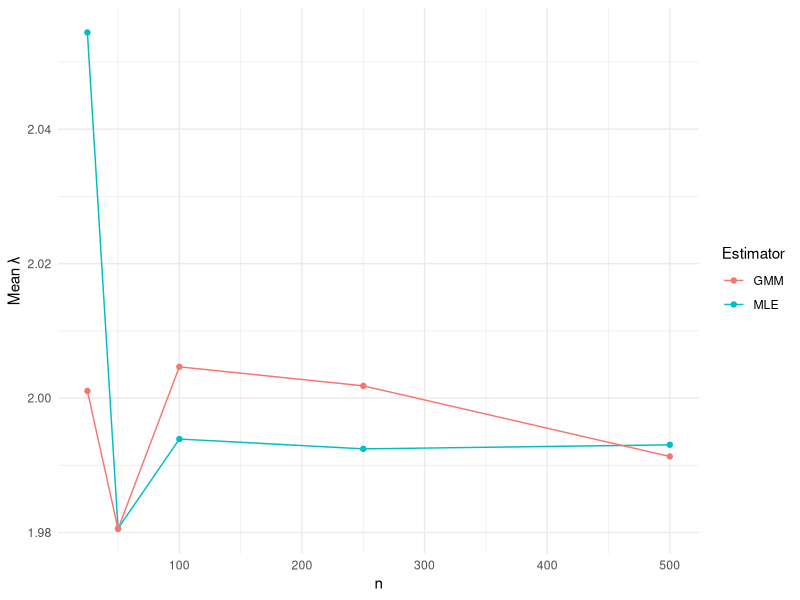
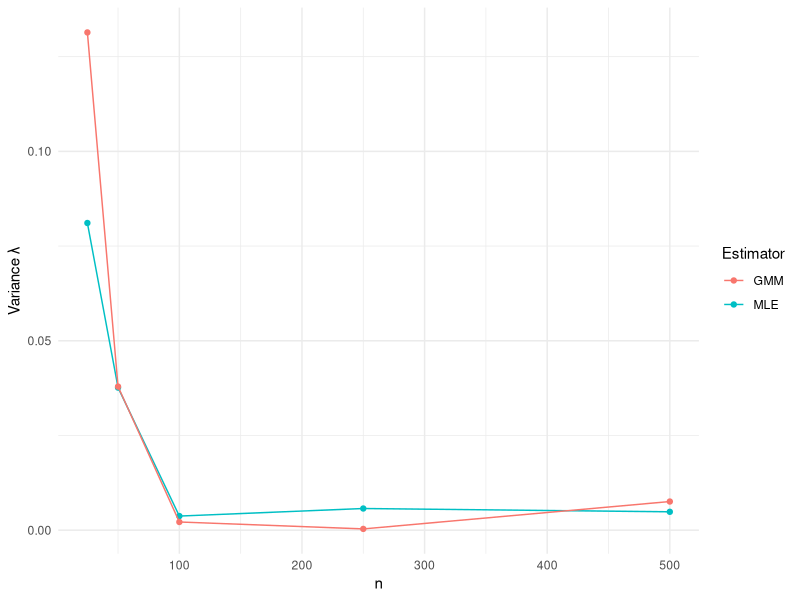
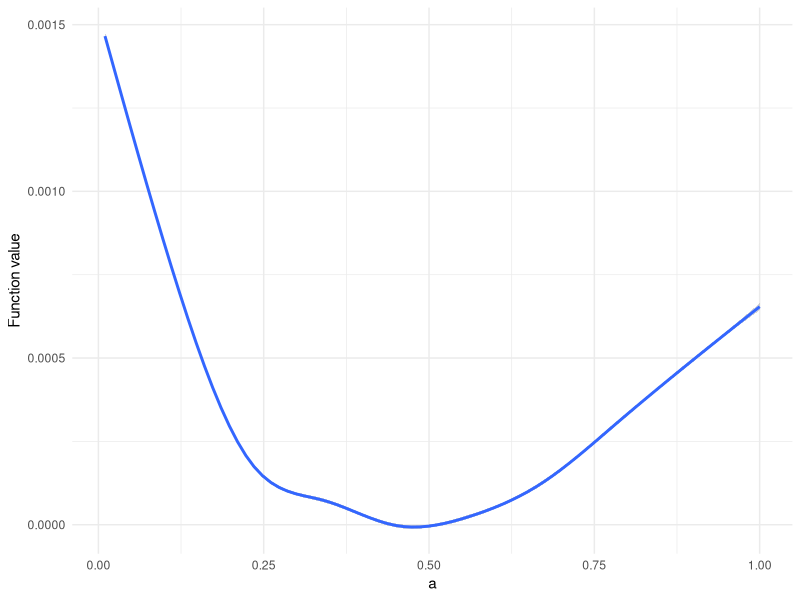
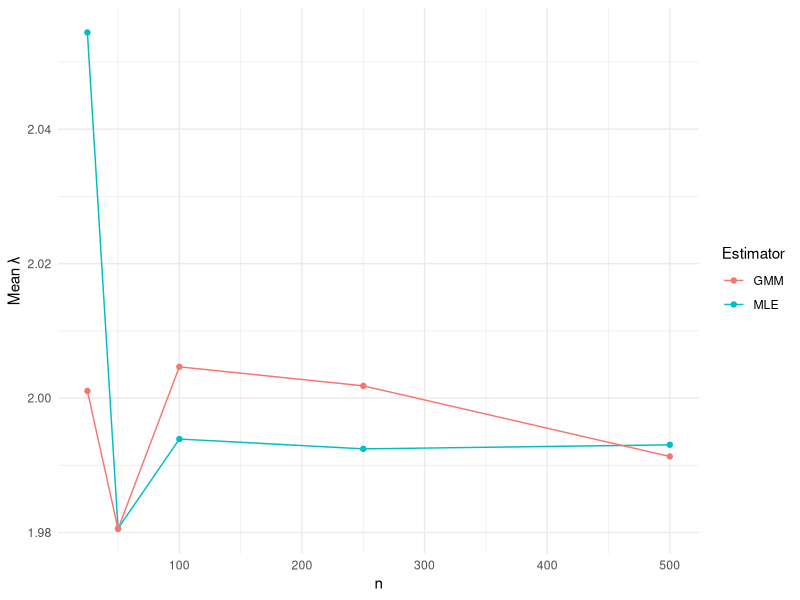
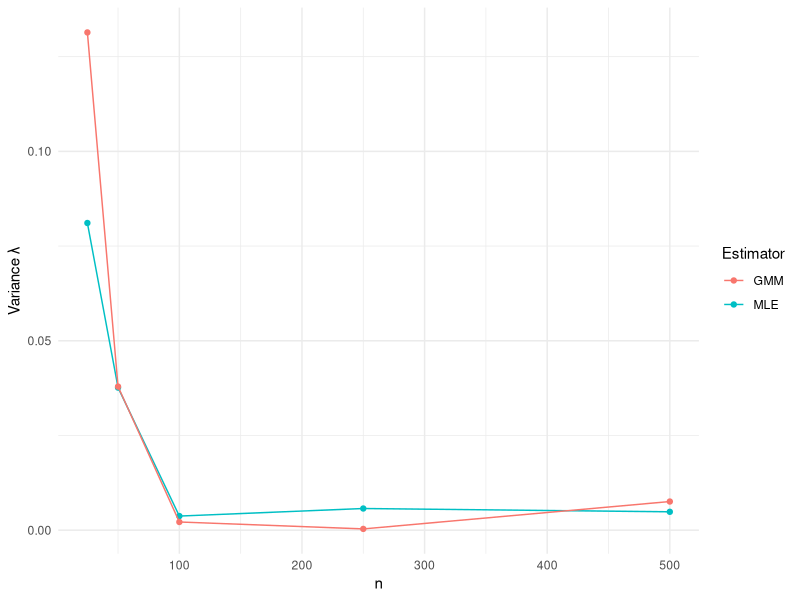
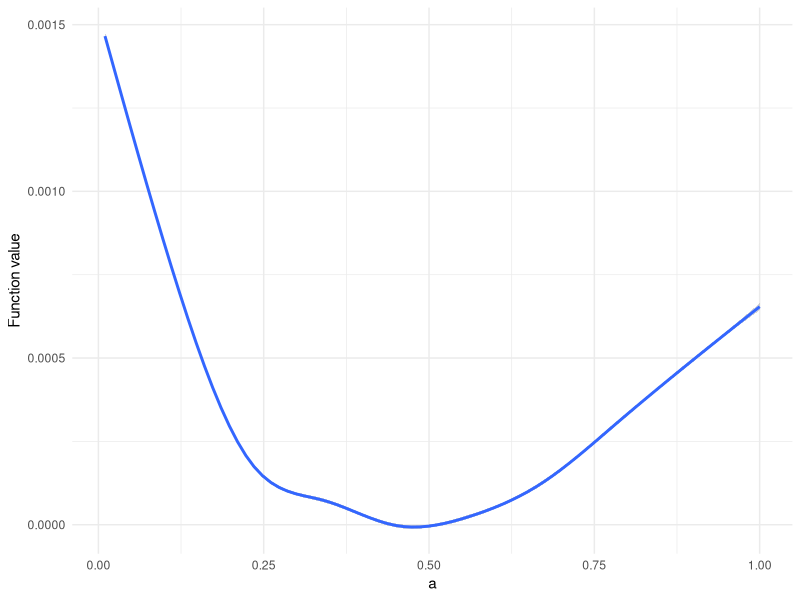
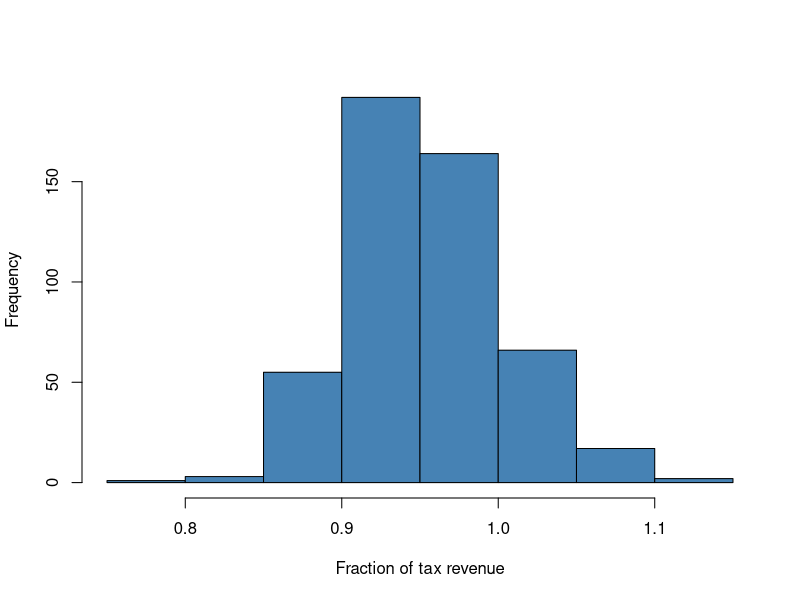

Write R code to recreate these figures, in order.
########################
######### PS 3 #########
########################

#load packages#
library(dplyr)
library(ggplot2)
library(readr)
library(xtable)

##### Q 1 ################

### d ###

N <- c(25, 50, 100, 250, 500) #samples sizes 

for (n in N) {
  
  for (i in 1:100) {
  
  x_i_n <- rpois(n, 2)
  
  x_bar <- mean(x_i_n) 
  
  s2 <- mean((x_i_n - x_bar)^2)
  
  lambda_hat_MLE_n_i <- sum(x_i_n)/n
  
  lambda_hat_GMM_n_i <- (x_bar + s2)/2
  
    if (i == 1) {
  
    est_n <- tibble(
    lambda_hat_MLE = lambda_hat_MLE_n_i, 
    lambda_hat_GMM = lambda_hat_GMM_n_i, 
    i = i,  
    n = n 
      )
    }
  
    else{ 
    est_n <- rbind(est_n, tibble(
    lambda_hat_MLE = lambda_hat_MLE_n_i, 
    lambda_hat_GMM = lambda_hat_GMM_n_i, 
    i = i,  
    n = n

    ))
    }
  }
  
  #Calculate mean estimtors#
  
  lambda_MLE_bar_n <- sum(est_n$lambda_hat_MLE) / 100
  var_lambda_MLE_n <- (1 / 100) * sum((est_n$lambda_hat_MLE - 2)^2)
  
  lambda_GMM_bar_n <- sum(est_n$lambda_hat_GMM)/100
  var_lambda_GMM_n <- (1 / 100) * sum((est_n$lambda_hat_GMM - 2)^2)
  
  if (n == 25) {
    
    est_all <- tibble(  
    lambda_MLE_bar = lambda_MLE_bar_n, 
    var_lambda_MLE = var_lambda_MLE_n, 
    
    lambda_GMM_bar = lambda_GMM_bar_n, 
    var_lambda_GMM = var_lambda_GMM_n, 
    
    n = n 
    )
  }
  
  else {
    est_all <- rbind(est_all, tibble(
      lambda_MLE_bar = sum(est_n$lambda_hat_MLE) / 100, 
      var_lambda_MLE = (sum(est_n$lambda_hat_MLE - 2))^2 / 100, 
      
      lambda_GMM_bar = sum(est_n$lambda_hat_GMM)/100, 
      var_lambda_GMM = (sum(est_n$lambda_hat_GMM - 2))^2 / 100, 
      
      n = n 
    ))
  }
}


# Plot the estimators over n # 

# Lambda bar # 

plot_1 <-ggplot(est_all, aes(x = n)) +
  geom_line(aes(y = lambda_MLE_bar, color = "MLE")) +
  geom_point(aes(y = lambda_MLE_bar, color = "MLE")) +
  geom_line(aes(y = lambda_GMM_bar, color = "GMM")) +
  geom_point(aes(y = lambda_GMM_bar, color = "GMM")) +
  labs(
    y = "Mean λ",
    color = "Estimator"
  ) +
  theme_minimal()

print(plot_1)

ggsave(
  filename = "lambda_bar_estimates.pdf",
  plot     = plot_1,
  width    = 8,
  height   = 6
)

# Variance # 

plot_2 <-ggplot(est_all, aes(x = n)) +
  geom_line(aes(y = var_lambda_MLE, color = "MLE")) +
  geom_point(aes(y = var_lambda_MLE, color = "MLE")) +
  geom_line(aes(y = var_lambda_GMM, color = "GMM")) +
  geom_point(aes(y = var_lambda_GMM, color = "GMM")) +
  labs(
    y = "Variance λ",
    color = "Estimator"
  ) +
  theme_minimal()

print(plot_2)

ggsave(
  filename = "var_lambda_estimates.pdf",
  plot     = plot_2,
  width    = 8,
  height   = 6
)

############## Q2 ###########################


######### d ##############

#Import dataset # 
df_2 <- read_csv("ProblemSet3data.csv")

#### Run a grid search algorithm ### 

# Define objective function # 

obj <- function(alpha, r,D,k,B){
  g <- r - D * (1 - pmin(B / (alpha * k), 1))
  mean(g)^2
}

# Change dataset# 

df_2_updated <- df_2 %>%
  mutate(k_tp1 = lead(k),
         r_tp1 = lead(r))%>%
  filter(!is.na(r_tp1), 
         !is.na(k_tp1)) %>%
  filter(
    !is.na(k_tp1),
    !is.na(B),
    !is.na(D),
    !is.na(r_tp1),
    k_tp1 > 0
  )

# Run the minimization problem over a grid# 

alpha_grid <- seq(0.01, 1, length.out = 1000)

#Evaluate the function at grid#

for (a in alpha_grid){
  func_val <- obj(a, 
                  r = df_2_updated$r_tp1, 
                  D = df_2_updated$D, 
                  k = df_2_updated$k_tp1, 
                  B = df_2_updated$B)
  
  if (a ==0.01) {
    df_grid <- tibble(
      func_val = func_val, 
      a = a)
  }
  
  else 
    df_grid <- rbind(df_grid, tibble(
      func_val = func_val, 
      a = a))
}

#Choosing the minimizer

alpha_hat <- df_grid %>%
  slice_min(func_val, n = 1) %>%
  pull(a)


#Plotting over alphas# 

plot_3 <- ggplot(df_grid) +
  aes(x = a, y = func_val)+ 
  geom_smooth() +
  labs(
    y = "Function value") + 
  theme_minimal()
              
print(plot_3)

ggsave(
  filename = "grid_seacrh_alpha.pdf",
  plot     = plot_3,
  width    = 8,
  height   = 6
)



#################### Q3 ####################

# Simulating data # 

tax_rev <- rnorm(500, mean = 19, sd = 1)
intgov_trans <- rnorm(500, mean = 1, sd = 1)
u <- rnorm(500, mean = 0, sd = 1)
e <- rnorm(500, mean = 0, sd = 1)

# Creating variables 

fund <- tax_rev + intgov_trans
local_inc <- tax_rev - u
test_score <- tax_rev - intgov_trans + e

# Assemble in a df # 

df_schools <- tibble(tax_rev, intgov_trans,fund,local_inc,test_score)

# Calculating fraction of funding from local tax revenue# 

df_schools <- df_schools %>%
  mutate(frac_tax_rev = tax_rev/fund)

mean_frac <- mean(df_schools$frac_tax_rev)
print(mean_frac)

#Plotting the average fraction# 

pdf("hist_frac_tax_rev.pdf", width = 7, height = 5)

plot_4 <- hist(
  df_schools$frac_tax_rev,
  col  = "steelblue",
  main = "",                 # no title
  xlab = "Fraction of tax revenue",
  ylab = "Frequency"
)


dev.off() 


###### c ######

#Regressing child scores on tax revenue and intergovernmental transfers # 

# solve OLS # 
OLS_estim <- function(y, x) {
  
  X <- cbind(Intercept = 1, as.matrix(x))
  Y <- as.matrix(y)
  
  beta_hat <- solve(t(X) %*% X) %*% t(X) %*% Y
  
  rownames(beta_hat) <- colnames(X)
  colnames(beta_hat) <- "Estimate"
  
  # Residuals and SEs
  e_hat <- Y - X %*% beta_hat
  n <- nrow(X)
  k <- ncol(X)
  
  sigma2_hat <- as.numeric(t(e_hat) %*% e_hat / (n - k))
  vcov_beta <- sigma2_hat * solve(t(X) %*% X)
  se_beta <- sqrt(diag(vcov_beta))
  
  results <- data.frame(
    Estimate = as.numeric(beta_hat),
    `Std. Error` = se_beta,
    row.names = colnames(X)
  )
  
  print(
    xtable::xtable(results, digits = 3),
    type = "latex",
    include.rownames = TRUE
  )
  
  return(results)
}


## Run regression ##


#Without control # 

ols_1 <- OLS_estim(df_schools$test_score, df_schools[, c("tax_rev", "intgov_trans")])

#With control # 

ols_2 <- OLS_estim(df_schools$test_score, df_schools[, c("tax_rev", "intgov_trans","local_inc")])

######## d #########

#Estimating funding on test score# 

ols_3 <- OLS_estim(df_schools$test_score, df_schools[, c("fund")]) 

####### e ###########

# Correlation between local average income and funding # 

rho <- cor(df_schools$fund, df_schools$local_inc,use = "complete.obs")

corr_table <- data.frame(
  Correlation = rho
)

print(
  xtable(corr_table, digits = 3),
  type = "latex",
  include.rownames = FALSE
)


######### f #############

#Regressing test score on funding, controlling for local income # 

ols_4 <- OLS_estim(df_schools$test_score, df_schools[, c("fund", "local_inc")])










